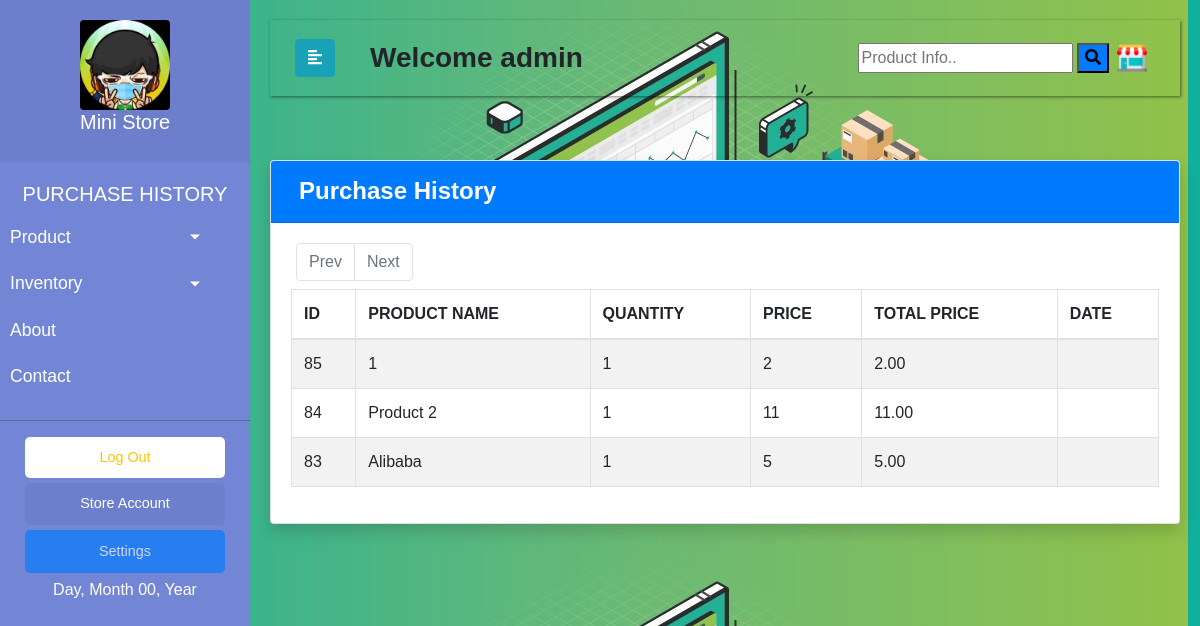
/portal/purchasehistory.php (signed in), run on an earlier commit of the app's database.
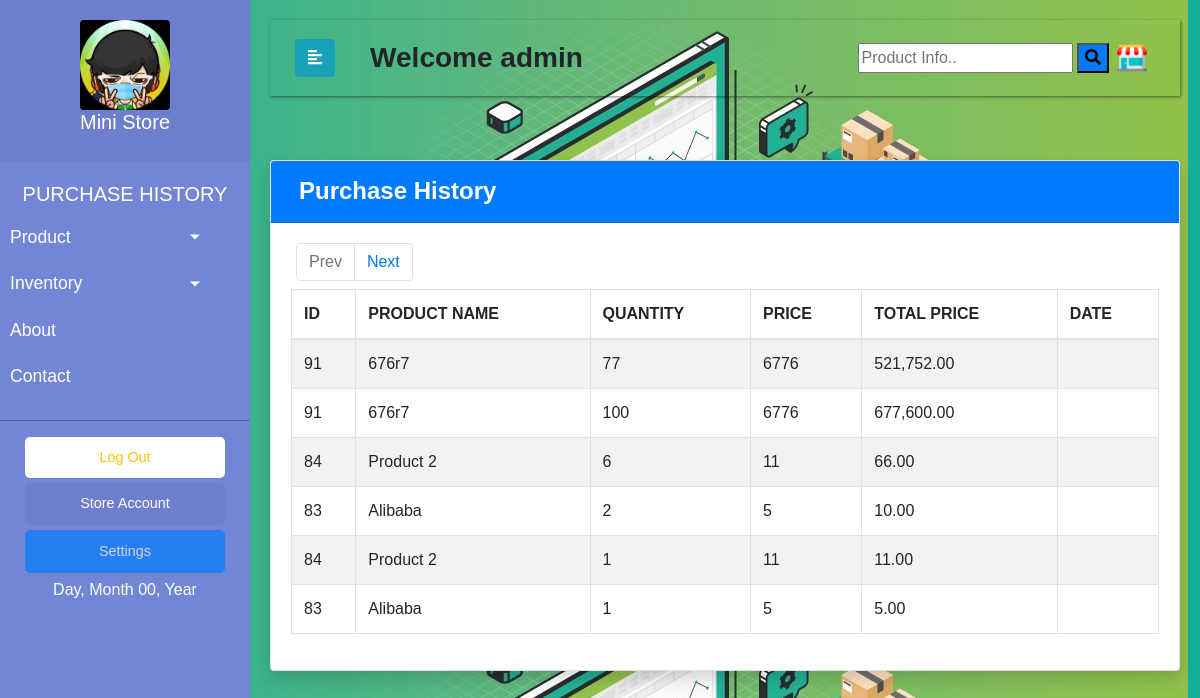
And on a later commit of the database.
### tables this page shows
CREATE TABLE `registered` (
  `id` int(250) NOT NULL AUTO_INCREMENT,
  `company_name` varchar(250) NOT NULL,
  `username` varchar(250) NOT NULL,
  `password` varchar(250) NOT NULL,
  `address` varchar(250) NOT NULL,
  `contact` varchar(250) NOT NULL,
  `logo` varchar(250) NOT NULL,
  `type` int(1) NOT NULL,
  PRIMARY KEY (`id`)
);

CREATE TABLE `purchase` (
  `id` int(250) NOT NULL AUTO_INCREMENT,
  `product_id` varchar(250) NOT NULL,
  `Product_Name` varchar(250) NOT NULL,
  `time/date` date NOT NULL,
  `Quantity` int(250) NOT NULL,
  `Price` int(250) NOT NULL,
  `total` varchar(250) NOT NULL,
  `validation` int(1) NOT NULL,
  PRIMARY KEY (`id`)
);

### portal/purchasehistory.php (the view, shortened to what this page needs)
<?php
 $db = mysqli_connect('localhost', 'root', '', 'final');
$find = "SELECT company_name,logo FROM registered WHERE username = '$_SESSION[username]'";
$result=mysqli_query($db,$find);
		$re=mysqli_fetch_assoc($result);
	 $company_name =$re["company_name"];
 $logo =$re["logo"];
?>
<!DOCTYPE html>
<html>
<head>
    <link rel="stylesheet" href="css/cdn.css">
</head>
<body>
    <div class="wrapper">
        <nav id="sidebar">
            <div class="sidebar-header">
               <a href="index.php">
                <h5 class="text-center"><img class="center rounded"width="90" height="90px" src="../portal/uploads/<?php echo $logo  ?>"/><div><?php echo $company_name  ?></div></h5></a>
            </div>
            <ul class="list-unstyled components">
              <h5 class="text-center">PURCHASE HISTORY</h5>
                <li class="">
                    <a href="#homeSubmenu" data-toggle="collapse" aria-expanded="false" class="dropdown-toggle">Product</a>
                </li>
				 <li>
                    <a href="#pageSubmenu" data-toggle="collapse" aria-expanded="false" class="dropdown-toggle">Inventory</a>
                </li>
                <li>
                    <a href="#">About</a>
                </li>
                <li>
                    <a href="#">Contact</a>
                </li>
            </ul>
            <ul class="list-unstyled CTAs">
                <li>
                    <a href="purchasehistory.php?logout='1'" class="download text-warning">Log Out</a>
                </li>
                <li>
                    <a href="#" class="article disabled">Store Account</a><a type="button" class="btn btn-primary disabled" data-toggle="modal" data-target="#myModal">Settings</a>
                </li>
				<li class="text-center"><?php include('gettime.php') ?></li>
            </ul>
        </nav>
        <div id="content">
            <nav class="navbar navbar-expand-lg navbar-transparent bg-transparent">
                <div class="container-fluid">
                    <button type="button" id="sidebarCollapse" class="btn btn-info" >
                        <i class="fas fa-align-left"></i>
                    </button>
				<h3 class="m-1 font-weight-bold">&nbsp&nbsp&nbsp&nbspWelcome  <?php echo $_SESSION['username']  ?></h3>
                    <div class="collapse navbar-collapse" id="navbarSupportedContent">
                        <ul class="nav navbar-nav ml-auto">
                           <form class="example" action="/action_page.php" style="margin:auto;max-width:300px">
  <input type="text" placeholder="Product Info.." name="search2">
  <button class="bg-primary" type="submit"><i class="fa fa-search"></i></button>
</form>
                            <li class="nav-item">
                                <a class="nav-link" href="#"><img width="30" height="30px" src="../images/store.png"/></a>
                            </li>
                        </ul>
                    </div>
                </div>
            </nav>
          <br>
 <div class="card shadow mb-4">
            <div class="card-header py-2 bg-primary">
              <h4 class="m-2 font-weight-bold text-white">Purchase History&nbsp  </a>
			  </h4>
		   </div>
            <div class="card-body">
              <div class="table-responsive">
                <table class="table table-bordered table-striped" id="dataTable" width="100%" cellspacing="0">
               <thead>
                   <tr>
                     <th>ID</th>
                     <th>PRODUCT NAME</th>
                     <th>QUANTITY</th>
                     <th>PRICE</th>
					  <th>TOTAL PRICE</th>
					 <th>DATE</th>
                   </tr>
               </thead>
          <tbody>
</div>
<?php
        if (isset($_GET['page'])) {
            $page = $_GET['page'];
        } else {
            $page = 1;
        }
        $no_of_records_per_page = 6;
        $offset = ($page-1) * $no_of_records_per_page;
        $conn=mysqli_connect('localhost', 'root', '', 'final');
        $total_pages_sql = "SELECT COUNT(id) FROM purchase";
        $result = mysqli_query($conn,$total_pages_sql);
	   $total_rows = mysqli_fetch_array($result)[0];
        $total_pages = ceil($total_rows / $no_of_records_per_page);
		  $sql = "SELECT * FROM purchase WHERE validation = 1 ORDER BY id DESC LIMIT $offset, $no_of_records_per_page";
        $res_data = mysqli_query($conn,$sql);
        while($row = mysqli_fetch_array($res_data)){
			   echo '<tr>';
                echo '<td>'. $row['product_id'].'</td>';
                echo '<td>'. $row['Product_Name'].'</td>';
                echo '<td>'. $row['Quantity'].'</td>';
                echo '<td>'. $row['Price'].'</td>';
				   echo '<td>'. $row['total'].'</td>';
				 echo '<td>'. $row['time_date'].'</td>';
};
    ?>
								<div class="row" style="margin-left: 5px; pad">
  <ul class="pagination" style=" height: 30px;">
    <li class="page-item <?php if($page <= 1){ echo 'disabled'; } ?>"><a class="page-link" href="<?php if($page <= 1){ echo '#'; } else { echo "?page=".($page - 1); } ?>">Prev</a></li>
    <li class="page-item <?php if($page >= $total_pages){ echo 'disabled'; } ?>"><a class="page-link" href="<?php if($page >= $total_pages){ echo '#'; } else { echo "?page=".($page + 1); } ?>">Next</a></li>
  </ul>
</div>
                        </div>
                    </div>
                  </div>
</div>
</body>
</html>

### portal/gettime.php (shortened to what this page needs)
<!DOCTYPE html>
<html lang="en" dir="ltr">
  <head>
  </head>
  <body onload="initClock()">
    <div class="datetime">
      <div class="date">
        <span id="dayname">Day</span>,
        <span id="month">Month</span>
        <span id="daynum">00</span>,
        <span id="year">Year</span>
  </body>
</html>

### portal/purchasehistory.php (style rules this page uses)
body { font-family: 'Poppins', sans-serif; background-image: url("images/mj.jpeg"); }
a, a:hover, a:focus { color: inherit; text-decoration: none; transition: all 0.3s; }
.wrapper { display: flex; text-decoration: none; transition: all 0.3s; }
#sidebar { min-width: 250px; max-width: 250px; background: #7386D5; color: #fff; transition: all 0.3s; }
ul.CTAs a { text-align: center; font-size: 0.9em !important; display: block; border-radius: 5px; margin-bottom: 5px; margin-left: 25px; width: 200px; }
a.download { background: #fff; color: #7386D5; }
a.article, a.article:hover { background: #6d7fcc !important; color: #fff !important; }
#sidebar .sidebar-header { padding: 20px; background: #6d7fcc; }
#sidebar ul.components { padding: 20px 0; border-bottom: 1px solid #47748b; }
#sidebar ul li a { padding: 10px; font-size: 1.1em; display: block; }
a[data-toggle="collapse"] { position: relative; }
.dropdown-toggle::after { display: block; position: absolute; top: 50%; right: 20%; transform: translateY(-50%); }
#content { width: 100%; padding: 20px; min-height: 100vh; transition: all 0.3s; }
.navbar { padding: 15px 10px; background: #fff; border: block; border-radius: 1; margin-bottom: 40px; box-shadow: 1px 1px 3px rgba(0, 0, 0, 0.5); }

What changed in the data, as far as the page shows it:
removed purchase: product "85", Product_Name "1", Quantity "1", Price "2", total "2.00"
added purchase: product "91", Product_Name "676r7", Quantity "77", Price "6776", total "521,752.00"
added purchase: product "91", Product_Name "676r7", Quantity "100", Price "6776", total "677,600.00"
added purchase: product "84", Product_Name "Product 2", Quantity "6", Price "11", total "66.00"
added purchase: product "83", Product_Name "Alibaba", Quantity "2", Price "5", total "10.00"
